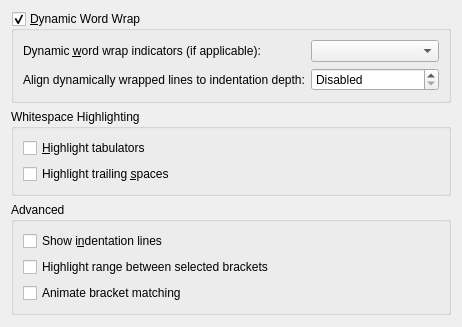
<?xml version="1.0" encoding="UTF-8"?>
<ui version="4.0">
 <class>TextareaAppearanceConfigWidget</class>
 <widget class="QWidget" name="TextareaAppearanceConfigWidget">
  <layout class="QVBoxLayout">
   <item>
    <widget class="QGroupBox" name="gbWordWrap">
     <property name="whatsThis">
      <string>If this option is checked, the text lines will be wrapped at the view border on the screen.</string>
     </property>
     <property name="title">
      <string>&amp;Dynamic Word Wrap</string>
     </property>
     <property name="checkable">
      <bool>true</bool>
     </property>
     <layout class="QFormLayout" name="formLayout">
      <item row="0" column="0">
       <widget class="QLabel" name="lblDynamicWordWrapIndicators">
        <property name="text">
         <string>Dynamic &amp;word wrap indicators (if applicable):</string>
        </property>
        <property name="buddy">
         <cstring>cmbDynamicWordWrapIndicator</cstring>
        </property>
       </widget>
      </item>
      <item row="0" column="1">
       <widget class="KComboBox" name="cmbDynamicWordWrapIndicator">
        <property name="whatsThis">
         <string>Choose when the Dynamic Word Wrap Indicators should be displayed.</string>
        </property>
       </widget>
      </item>
      <item row="1" column="0">
       <widget class="QLabel" name="lblDynamicWordWrapIndicators_2">
        <property name="text">
         <string>Align dynamically wrapped lines to indentation depth:</string>
        </property>
        <property name="buddy">
         <cstring>sbDynamicWordWrapDepth</cstring>
        </property>
       </widget>
      </item>
      <item row="1" column="1">
       <widget class="QSpinBox" name="sbDynamicWordWrapDepth">
        <property name="sizePolicy">
         <sizepolicy hsizetype="Preferred" vsizetype="Fixed">
          <horstretch>0</horstretch>
          <verstretch>0</verstretch>
         </sizepolicy>
        </property>
        <property name="whatsThis">
         <string>&lt;p&gt;Enables the start of dynamically wrapped lines to be aligned vertically to the indentation level of the first line. This can help to make code and markup more readable.&lt;/p&gt;&lt;p&gt;Additionally, this allows you to set a maximum width of the screen, as a percentage, after which dynamically wrapped lines will no longer be vertically aligned. For example, at 50%, lines whose indentation levels are deeper than 50% of the width of the screen will not have vertical alignment applied to subsequent wrapped lines.&lt;/p&gt;</string>
        </property>
        <property name="specialValueText">
         <string>Disabled</string>
        </property>
        <property name="suffix">
         <string>% of View Width</string>
        </property>
        <property name="maximum">
         <number>80</number>
        </property>
        <property name="singleStep">
         <number>10</number>
        </property>
       </widget>
      </item>
     </layout>
    </widget>
   </item>
   <item>
    <widget class="QGroupBox" name="gbWhitespaceHighlighting">
     <property name="title">
      <string>Whitespace Highlighting</string>
     </property>
     <layout class="QVBoxLayout" name="_2">
      <item>
       <widget class="QCheckBox" name="chkShowTabs">
        <property name="whatsThis">
         <string>The editor will display a symbol to indicate the presence of a tab in the text.</string>
        </property>
        <property name="text">
         <string>&amp;Highlight tabulators</string>
        </property>
       </widget>
      </item>
      <item>
       <widget class="QCheckBox" name="chkShowSpaces">
        <property name="text">
         <string>Highlight trailing &amp;spaces</string>
        </property>
       </widget>
      </item>
     </layout>
    </widget>
   </item>
   <item>
    <widget class="QGroupBox" name="groupBox">
     <property name="title">
      <string>Advanced</string>
     </property>
     <layout class="QVBoxLayout" name="verticalLayout">
      <item>
       <widget class="QCheckBox" name="chkShowIndentationLines">
        <property name="whatsThis">
         <string>If this is enabled, the editor will display vertical lines to help identify indent lines.</string>
        </property>
        <property name="text">
         <string>Show i&amp;ndentation lines</string>
        </property>
       </widget>
      </item>
      <item>
       <widget class="QCheckBox" name="chkShowWholeBracketExpression">
        <property name="whatsThis">
         <string>If this is enabled, the range between the selected matching brackets will be highlighted.</string>
        </property>
        <property name="text">
         <string>Highlight range between selected brackets</string>
        </property>
       </widget>
      </item>
      <item>
       <widget class="QCheckBox" name="chkAnimateBracketMatching">
        <property name="toolTip">
         <string>Flash matching brackets</string>
        </property>
        <property name="whatsThis">
         <string>If this is enabled, matching brackets are animated for better visibility.</string>
        </property>
        <property name="text">
         <string>Animate bracket matching</string>
        </property>
       </widget>
      </item>
     </layout>
    </widget>
   </item>
   <item>
    <spacer name="verticalSpacer">
     <property name="orientation">
      <enum>Qt::Vertical</enum>
     </property>
     <property name="sizeHint" stdset="0">
      <size>
       <width>0</width>
       <height>1</height>
      </size>
     </property>
    </spacer>
   </item>
  </layout>
 </widget>
 <customwidgets>
  <customwidget>
   <class>KComboBox</class>
   <extends>QComboBox</extends>
   <header>kcombobox.h</header>
  </customwidget>
 </customwidgets>
 <resources/>
 <connections>
  <connection>
   <sender>gbWordWrap</sender>
   <signal>toggled(bool)</signal>
   <receiver>cmbDynamicWordWrapIndicator</receiver>
   <slot>setEnabled(bool)</slot>
   <hints>
    <hint type="sourcelabel">
     <x>115</x>
     <y>7</y>
    </hint>
    <hint type="destinationlabel">
     <x>340</x>
     <y>44</y>
    </hint>
   </hints>
  </connection>
  <connection>
   <sender>gbWordWrap</sender>
   <signal>toggled(bool)</signal>
   <receiver>sbDynamicWordWrapDepth</receiver>
   <slot>setEnabled(bool)</slot>
   <hints>
    <hint type="sourcelabel">
     <x>59</x>
     <y>6</y>
    </hint>
    <hint type="destinationlabel">
     <x>385</x>
     <y>72</y>
    </hint>
   </hints>
  </connection>
 </connections>
</ui>
